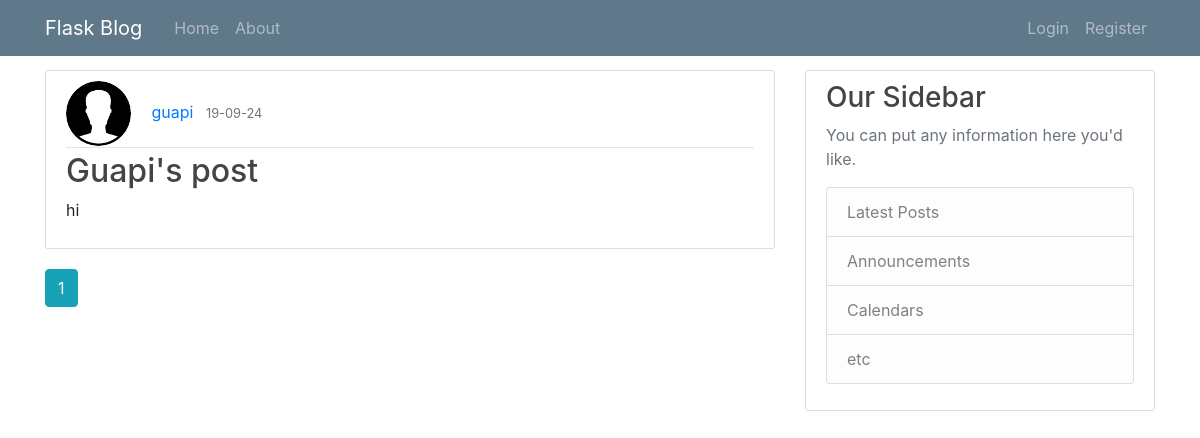
Page /home on the earlier database version.
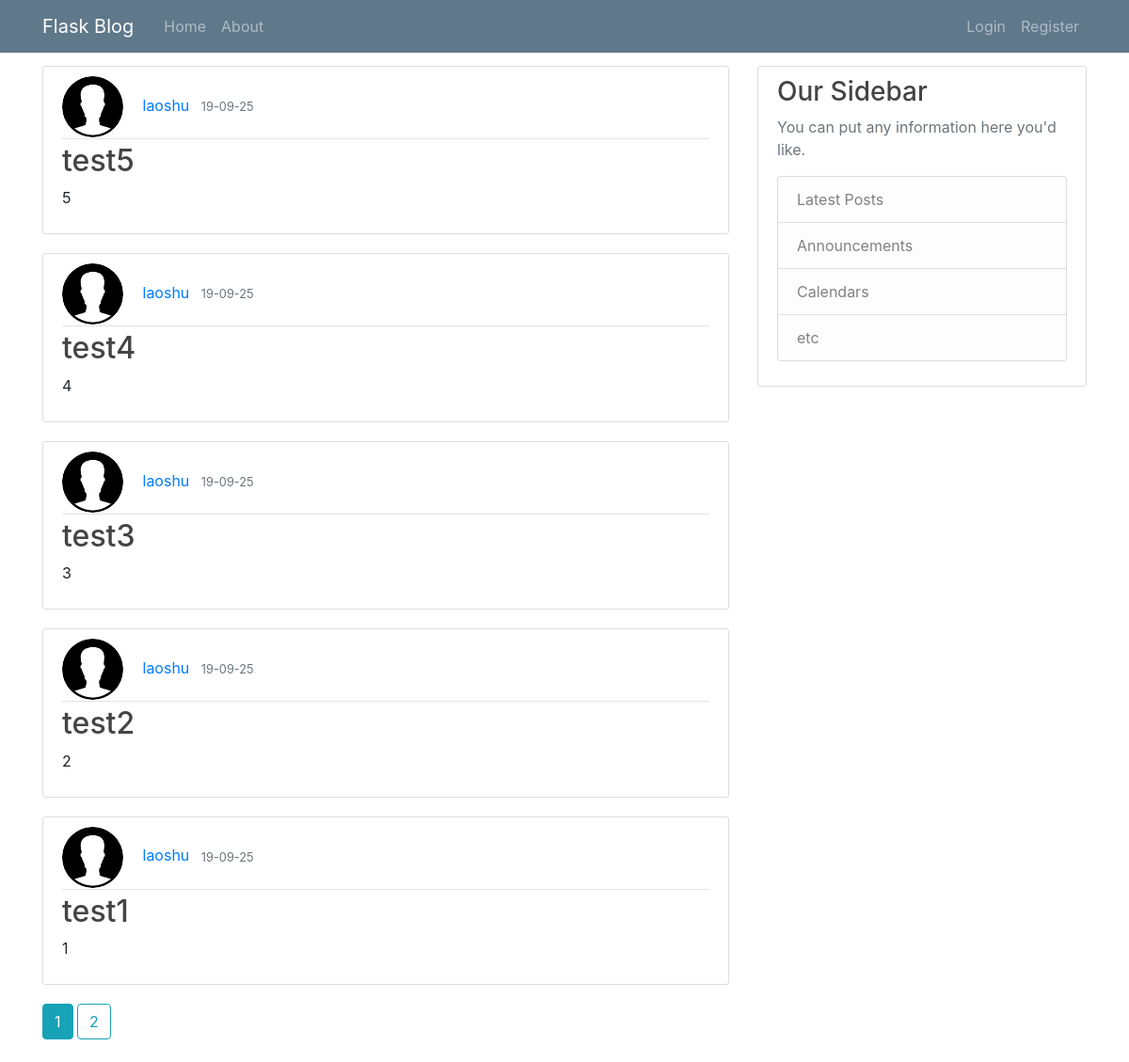
Same page on the later database version.
### flaskblog/models.py (models this page shows, shortened)
class Post(db.Model, UserMixin):
    id = db.Column(db.Integer, primary_key=True)
    title = db.Column(db.String(100), nullable = False)
    date = db.Column(db.DateTime, nullable=False, default = datetime.utcnow)
    content = db.Column(db.Text)
    user_id = db.Column(db.Integer, db.ForeignKey('user.id'), nullable=False)

class User(db.Model, UserMixin):
    id = db.Column(db.Integer, primary_key=True)
    username = db.Column(db.String(20), unique=True, nullable=False)
    email = db.Column(db.String(120), unique=True, nullable=False)
    image_file = db.Column(db.String(20), nullable=False, default='default.jpg')
    password = db.Column(db.String(60), nullable=False)
    posts = db.relationship('Post', backref='author', lazy=True)

### flaskblog/route.py (the view)
@app.route('/')
@app.route('/home')
def home():
    page = request.args.get('page', 1, type=int)
    posts = Post.query.order_by(Post.date.desc()).paginate(page=page, per_page=5)
    return render_template('home.html', posts = posts)

### flaskblog/templates/home.html
{% extends "layout.html" %}
{% block content %}
{% for post in posts.items %}
    <article class="media content-section">
        <div class="media-body">
            <div class="article-metadata">
                <img class="rounded-circle article-img" src="{{url_for('static', filename = post.author.image_file)}}">
                <a class="mr-2" href={{url_for('account')}}>{{ post.author.username }}</a>
                <small class="text-muted">{{ post.date.strftime('%y-%m-%d') }}</small>
            </div>
            <h2><a class="article-title" href="{{url_for('post',post_id = post.id)}}">{{ post.title }}</a></h2>
            <p class="article-content">{{ post.content }}</p>
        </div>
    </article>
{% endfor %}
{% for page_num in posts.iter_pages(left_edge=1, right_edge=1, left_current=1, right_current=2) %}
    {% if page_num %}
        {% if posts.page == page_num %}
            <a class="btn btn-info mb-4" href="{{ url_for('home', page=page_num) }}">{{ page_num }}</a>
        {% else %}
            <a class="btn btn-outline-info mb-4" href="{{ url_for('home', page=page_num) }}">{{ page_num }}</a>
        {% endif %}
    {% else %}
        ...
    {% endif %}
{% endfor %}
{% endblock content %}

Differences in the rows shown:
no longer on this page (row unchanged): Post: image_file (placeholder picture), author.username "guapi", date "19-09-24", title "Guapi's post", content "hi"
added Post: image_file (placeholder picture), author.username "laoshu", date "19-09-25", title "test5", content "5"
added Post: image_file (placeholder picture), author.username "laoshu", date "19-09-25", title "test4", content "4"
added Post: image_file (placeholder picture), author.username "laoshu", date "19-09-25", title "test3", content "3"
added Post: image_file (placeholder picture), author.username "laoshu", date "19-09-25", title "test2", content "2"
added Post: image_file (placeholder picture), author.username "laoshu", date "19-09-25", title "test1", content "1"
Other differences:
new list line: "2"
